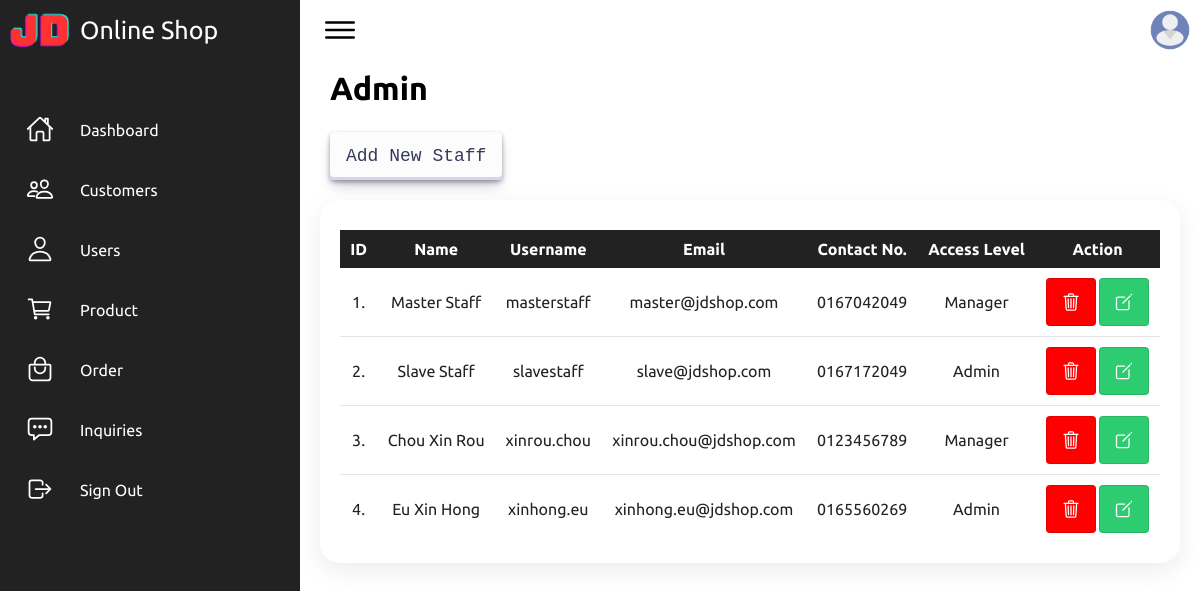
The page /admin/staff-list.php (signed in) on the database its author committed.
### tables this page shows
CREATE TABLE `staffs` (
  `id` int(11) NOT NULL,
  `name` varchar(255) NOT NULL,
  `username` varchar(255) NOT NULL,
  `email` varchar(255) NOT NULL,
  `contact` varchar(255) NOT NULL,
  `password` varchar(255) NOT NULL,
  `levelID` int(11) NOT NULL
);

CREATE TABLE `acesslevel` (
  `id` int(11) NOT NULL,
  `level` varchar(50) NOT NULL
);

### admin/staff-list.php (the view, shortened to what this page needs)
<!DOCTYPE html>
<html lang="en">
<head>
    <link rel="stylesheet" href="assets/css/style.css">
</head>
<body>
    <div class="container">
        <?php include 'nav.php'; ?>
        <h1 style="margin-top: 10px; margin-left: 30px;">Admin</h1>
        <div class="btn-list">
            <a href="add-staff.php"><button class="btn-add" role="button">Add New Staff</button></a>
        </div>
        <div class="list">
            <div class="recentList">
                <table>
                    <thead>
                        <tr>
                            <td>ID</td>
                            <td>Name</td>
                            <td>Username</td>
                            <td>Email</td>
                            <td>Contact No.</td>
                            <td>Access Level</td>
                            <td>Action</td>
                        </tr>
                    </thead>
                    <tbody>
                        <?php
                        $sql = "SELECT s.id, s.name, s.username, s.email, s.contact, a.level
                                FROM staffs s
                                INNER JOIN acesslevel a ON s.levelID = a.id";
                        $res = mysqli_query($conn, $sql);
                        if ($res == TRUE) {
                            $count = mysqli_num_rows($res);
                            $sn = 1;
                            if ($count > 0) {
                                while ($rows = mysqli_fetch_assoc($res)) {
                                    $id = $rows['id'];
                                    $name = $rows['name'];
                                    $username = $rows['username'];
                                    $email = $rows['email'];
                                    $contact = $rows['contact'];
                                    $level = $rows['level'];
                                    ?>
                                    <tr>
                                        <td><?php echo $sn++; ?>. </td>
                                        <td><?php echo $name; ?></td>
                                        <td><?php echo $username; ?></td>
                                        <td><?php echo $email; ?></td>
                                        <td><?php echo $contact; ?></td>
                                        <td><?php echo $level; ?></td>
                                        <td>
                                            <a href="delete-staff.php?id=<?php echo $id; ?>" onclick="return confirm('Are you sure you want to delete this staff member?');" class="link">
                                                <button class="delete-btn"><ion-icon name="trash-outline"></ion-icon></button>
                                            </a>
                                            <a href="edit-staff.php?staff_upd=<?php echo $id;?>"><button class="edit-btn"><ion-icon name="create-outline"></ion-icon></button></a>
                                        </td>
                                    </tr>
                                    <?php
                                }
                            } else {
                                ?>
                                <tr><td colspan="7"><div class="error">No Staff</div></td></tr>
                                <?php
                            }
                        }
                        ?>
                    </tbody>
                </table>
            </div>
        </div>
    </div>
</body>
</html>

### admin/assets/css/style.css (style rules this page uses)
* { font-family: "Ubuntu", sans-serif; margin: 0; padding: 0; box-sizing: border-box; }
:root { --blue: #2a2185; --white: #fff; --gray: #f5f5f5; --black1: #222; --black2: #999; }
body { min-height: 100vh; overflow-x: hidden; }
.container { position: relative; width: 100%; }
.btn-list { margin-top: 25px; margin-left: 30px; }
.btn-add { align-items: center; appearance: none; background-color: #FCFCFD; border-radius: 4px; border-width: 0; box-shadow: rgba(45, 35, 66, 0.4) 0 2px 4px,rgba(45, 35, 66, 0.3) 0 7px 13px -3px,#D6D6E7 0 -3px 0 inset; box-sizing: border-box; color: #36395A; cursor: pointer; display: inline-flex; font-family: "JetBrains Mono",monospace; height: 48px; justify-content: center; line-height: 1; list-style: none; overflow: hidden; padding-left: 16px; padding-right: 16px; position: relative; text-align: left; text-decoration: none; transition: box-shadow .15s,transform .15s; user-select: none; -webkit-user-select: none; touch-action: manipulation; white-space: nowrap; will-change: box-shadow,transform; font-size: 18px; }
.list { position: relative; width: 100%; padding: 20px; display: grid; }
.list .recentList { position: relative; display: grid; background: var(--white); padding: 20px; box-shadow: 0 7px 25px rgba(0, 0, 0, 0.08); border-radius: 20px; }
.list .recentList table { width: 100%; border-collapse: collapse; margin-top: 10px; height: 50px; text-align: center; }
.list table thead tr { background-color: var(--black1); }
.list table thead td { font-weight: 600; color: white; }
.list .recentList table tr { color: var(--black1); border-bottom: 1px solid rgba(0, 0, 0, 0.1); }
.list .recentList table tr:last-child { border-bottom: none; }
.list .recentList table tr td { padding: 10px; }
.list .recentList table tr td:nth-child(3) { text-align: center; }
.link { text-decoration: none; }
.view-btn ion-icon, .edit-btn ion-icon, .delete-btn ion-icon { color: var(--white); height: 20px; width: 20px; }
.delete-btn { align-items: center; background-color: red; border: 1px solid rgba(0, 0, 0, 0.1); border-radius: .25rem; box-shadow: rgba(0, 0, 0, 0.02) 0 1px 3px 0; box-sizing: border-box; color: rgba(0, 0, 0, 0.85); cursor: pointer; display: inline-flex; font-family: system-ui,-apple-system,system-ui,"Helvetica Neue",Helvetica,Arial,sans-serif; font-size: 16px; font-weight: 600; justify-content: center; line-height: 1.25; margin: 0; min-height: 3rem; position: relative; text-decoration: none; transition: all 250ms; user-select: none; -webkit-user-select: none; touch-action: manipulation; vertical-align: baseline; width: 50px; }
.edit-btn { align-items: center; background-color: #2ECC71; border: 1px solid rgba(0, 0, 0, 0.1); border-radius: .25rem; box-shadow: rgba(0, 0, 0, 0.02) 0 1px 3px 0; box-sizing: border-box; color: rgba(0, 0, 0, 0.85); cursor: pointer; display: inline-flex; font-family: system-ui,-apple-system,system-ui,"Helvetica Neue",Helvetica,Arial,sans-serif; font-size: 16px; font-weight: 600; justify-content: center; line-height: 1.25; margin: 0; min-height: 3rem; position: relative; text-decoration: none; transition: all 250ms; user-select: none; -webkit-user-select: none; touch-action: manipulation; vertical-align: baseline; width: 50px; }

### rows shown on the page
staffs: name "Master Staff", username "masterstaff", email "master@jdshop.com", contact "0167042049", levelID.level "Manager"
staffs: name "Slave Staff", username "slavestaff", email "slave@jdshop.com", contact "0167172049", levelID.level "Admin"
staffs: name "Chou Xin Rou", username "xinrou.chou", email "xinrou.chou@jdshop.com", contact "0123456789", levelID.level "Manager"
staffs: name "Eu Xin Hong", username "xinhong.eu", email "xinhong.eu@jdshop.com", contact "0165560269", levelID.level "Admin"
